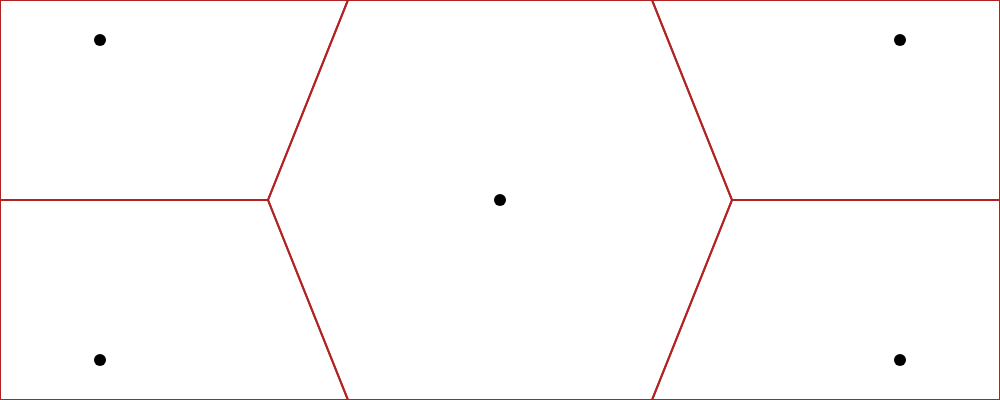

Source (Vega-Lite JSON):
### Vega specification from a JSON file in a GitHub repository (floating-point values rounded to 4 significant figures)
{"$schema": "https://vega.github.io/schema/vega/v3.0.json", "width": 500, "height": 200, "autosize": "none", "signals": [{"name": "addPoint", "on": [{"events": "click[!event.shiftKey], mousemove[event.buttons && !event.shiftKey]{20}", "update": "{u: invert('xscale', x()), v: invert('yscale', y())}"}]}, {"name": "remPoint", "on": [{"events": "path:click[event.shiftKey], path:mousemove[event.buttons && event.shiftKey]{20}", "update": "datum.datum"}]}], "data": [{"name": "table", "values": [{"u": 0.1, "v": 0.1}, {"u": 0.9, "v": 0.1}, {"u": 0.1, "v": 0.9}, {"u": 0.9, "v": 0.9}, {"u": 0.5, "v": 0.5}], "on": [{"trigger": "addPoint", "insert": "addPoint"}, {"trigger": "remPoint", "remove": "remPoint"}]}], "scales": [{"name": "xscale", "domain": [0, 1], "range": "width"}, {"name": "yscale", "domain": [0, 1], "range": "height"}], "marks": [{"name": "points", "type": "symbol", "zindex": 1, "from": {"data": "table"}, "interactive": false, "encode": {"enter": {"fill": {"value": "black"}, "size": {"value": 36}, "x": {"scale": "xscale", "field": "u"}, "y": {"scale": "yscale", "field": "v"}}}}, {"type": "path", "from": {"data": "points"}, "encode": {"enter": {"stroke": {"value": "firebrick"}, "fill": {"value": "transparent"}}}, "transform": [{"type": "voronoi", "x": "datum.x", "y": "datum.y", "size": [{"signal": "width"}, {"signal": "height"}]}]}]}
